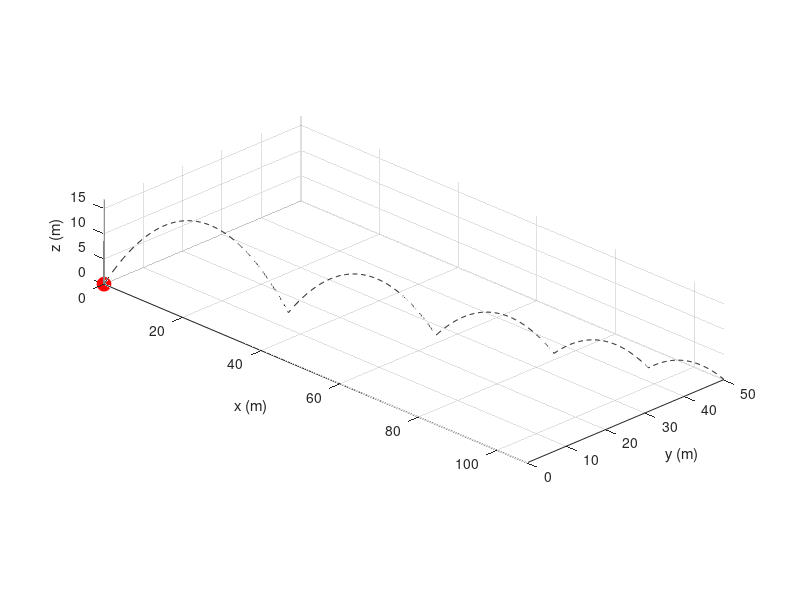

MATLAB code to generate this figure: (Note: this script raises an error after producing the figure.)
clear all
clc 
close all
%% 

%% 

v_0 = 20;
theta = 30;
alpha = 25;
g = 9.81;


v_x = v_0*sind(theta)*cosd(alpha);
v_y = v_0*sind(theta)*sind(alpha);
v_z = v_0*cosd(theta);

t_b = (2*v_z)/g;

T1 = t_b;
T2 = T1 * 0.8;
T3 = T2 * 0.8;
T4 = T3 * 0.8;
T5 = T4 * 0.8;

dt = 0.01;
t_all = 0:dt:(T1+T2+T3+T4+T5);

x_all = zeros(size(t_all));
y_all = zeros(size(t_all));
z_all = zeros(size(t_all));

for i = 1:length(t_all)
    t = t_all(i);

    if t <= T1
        x = v_x*t;
        y = v_y*t;
        z = v_z*t - 0.5*g*t^2;
    elseif t <= T1+T2
        tau = t - T1;
        x = v_x*t;
        y = v_y*t;
        z = 0.8*v_z*tau - 0.5*g*tau^2;
    elseif t <= T1+T2+T3
        tau = t - T1 - T2;
        x = v_x*t;
        y = v_y*t;
        z = (0.8^2)*v_z*tau - 0.5*g*tau^2;
    elseif t <= T1+T2+T3+T4
        tau = t - T1 - T2 - T3;
        x = v_x*t;
        y = v_y*t;
        z = (0.8^3)*v_z*tau - 0.5*g*tau^2;
    else
        tau = t - T1 - T2 - T3 - T4;
        x = v_x*t;
        y = v_y*t;
        z = (0.8^4)*v_z*tau - 0.5*g*tau^2;
    end

    x_all(i) = x;
    y_all(i) = y;
    z_all(i) = max(z, 0);  
end

filename = 'bouncing_ball.gif';
figure('Color','w');
axis tight manual
hold on

plot3(x_all, y_all, z_all, 'k--');
xlabel('x (m)'); ylabel('y (m)'); zlabel('z (m)');
grid on
axis equal
view(45,25)

for i = 1:10:length(t_all)
    cla
    plot3(x_all, y_all, z_all, 'k--'); hold on
    plot3(x_all(i), y_all(i), z_all(i), 'ro', 'MarkerFaceColor', 'r', 'MarkerSize', 10);
    xlim([0 max(x_all)]); ylim([0 max(y_all)]); zlim([0 max(z_all)*1.1]);
    view(45,25)
    drawnow

    frame = getframe(gcf);
    img = frame2im(frame);
    [imind, cm] = rgb2ind(img, 256);

    if i == 1
        imwrite(imind, cm, filename, 'gif', 'Loopcount', inf, 'DelayTime', 0.02);
    else
        imwrite(imind, cm, filename, 'gif', 'WriteMode', 'append', 'DelayTime', 0.02);
    end
end


%%
[x, y, z] = sphere(40);
r = 1;
x = r * x;
y = r * y;
z = r * z + 1;  

figure;
axis equal
axis([-3 3 -3 3 0 3])
view(35,30)
hold on
grid on

project_shadow = @(x, y, z, light_pos) deal( ...
    x - z * (light_pos(1)/light_pos(3)), ...
    y - z * (light_pos(2)/light_pos(3)), ...
    zeros(size(z)));

surf(x, y, z, 'FaceColor', 'blue', 'EdgeColor', 'none', 'FaceAlpha', 1);
material shiny

light_obj = light('Position', [5 0 5], 'Style', 'infinite');


for deg = 0:1:1800
    light_pos = [5*cosd(deg), 5*sind(deg), 5];

    delete(findobj(gca, 'Tag', 'shadow'))

    [xs, ys, zs] = project_shadow(x, y, z, light_pos);
    surf(xs, ys, zs, 'FaceColor', [0 0 0], 'EdgeColor', 'none', ...
         'FaceAlpha', 0.3, 'Tag', 'shadow');
   
    set(light_obj, 'Position', light_pos);

    pause(0.005);
end





%%
L = 2.5; N = 40;
M = [0:(N/2) (-N/2):(-1)]';
clf; kx = 2*pi*M/L;
[Kx,Ky,Kz] = meshgrid(kx,kx,kx);
x = -L/2:L/N:L/2;
[X,Y,Z] = meshgrid(x,x,x);
Phi = 2-(2*X.^2 + Y.^2 + Z.^2 -1).^3 + 0.2*X.^2.*Z.^3 + Y.^2.*Z.^3;
Phihat = fftn(Phi);
gam = 0.01*(-Kx.^2-Ky.^2-Kz.^2);
t1 = 0:0.05:1;
t1 = [t1 fliplr(t1) t1 fliplr(t1) t1 fliplr(t1) t1 fliplr(t1) t1 fliplr(t1)];
clf;
set(gcf,'color','w');
t = 1;
Phi = ifftn(Phihat.*exp(gam*t1(t)));
isosurface(Phi,2);
lighting phong;
colormap([1 0 0]);
axis([0 N+N/4 0+-10 N+N/4 0 N+N/4]);
view(-63,12); box off;
grid on
set(gca,'XTick',[],'YTick',[],'ZTick',[],...
    'xcolor','w','ycolor','w','zcolor','w')
drawnow;
pumpAmplitudeScaleFactor = 0.04;
for ii = 1:0.5:50
    zoomval = 1+pumpAmplitudeScaleFactor*sin(ii);
    zoom(zoomval)
    pause(0.05)
end

%%
% Cute Puffy Star with Soft "Pop"
L = 2.5; N = 70;
x = linspace(-L, L, N);
[X,Y,Z] = meshgrid(x,x,x);

set(gcf,'color',[0.02 0.03 0.08]); axis equal off; view(3);
light('style','infinite'); lighting gouraud; camproj('perspective');

% 스파클 방향(고정)
rng(7);
numSpark = 160;
U = randn(numSpark,3); U = U./vecnorm(U,2,2);

for t = 1:160
    % 구면좌표
    r = sqrt(X.^2 + Y.^2 + Z.^2);
    theta = atan2(sqrt(X.^2 + Y.^2), Z);
    phi   = atan2(Y,X);

    % ★ 말랑 별 요철(부드럽게): 뾰족함 ↓, 시간에 따른 살랑살랑
    wobble = 0.06 * sin(0.12*t);
    A = 0.12 + wobble;                          % 작고 말랑한 진폭
    bump = A .* cos(5*phi) .* (sin(theta)).^4;  % 부드러운 별 패턴

    % 팽창(부드러운 pop)
    explode = 0.0025 * (t^1.7);  % 서서히 커짐
    R  = 1 + bump + explode;
    Phi = r - R;

    clf
    p = patch(isosurface(X,Y,Z,Phi,0));
    isonormals(X,Y,Z,Phi,p);
    
    % 파스텔 톤 + 반투명 + 과도한 하이라이트 제거
    pastel = [1.00, 0.88 + 0.06*cos(0.03*t), 0.70 + 0.10*sin(0.03*t)];
    pastel = min(max(pastel,0),1);
    set(p,'FaceColor',pastel,'EdgeColor','none','FaceAlpha',0.65);
    material dull
    camlight headlight; camlight; 
    axis([-1.8 1.8 -1.8 1.8 -1.8 1.8]);

    % 살짝 회전(부드럽게)
    camorbit(0.35, 0.15, 'camera');

    hold on
    % 팝 이후 스파클(작고 귀엽게)
    if t > 110
        dt = t - 110;
        s = 1.05 + 0.03*(dt.^1.6);              % 반경 증가(부드럽게)
        P = U * s;                              % 점 위치
        sz = 12 * (1 + 0.2*sin(0.4*t));         % 크기 살짝 떨림
        c  = [ones(numSpark,1), ones(numSpark,1)*0.98, 0.95*ones(numSpark,1)];
        h = scatter3(P(:,1),P(:,2),P(:,3), sz, c, 'filled');
        if verLessThan('matlab','9.9')==0       % R2020b+면 알파 적용
            set(h,'MarkerFaceAlpha',0.85,'MarkerEdgeAlpha',0.0);
        end
    end

    % 팝이 진행될수록 살짝 사라지기
    if t > 130
        a = max(0.65 - 0.02*(t-130), 0.05);
        set(p,'FaceAlpha',a);
    end

    drawnow;
end
